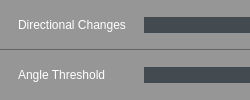
              <widget class="QWidget" name="widget_51" native="true">
               <layout class="QVBoxLayout" name="verticalLayout_23" stretch="0,0">
                <property name="spacing">
                 <number>0</number>
                </property>
                <property name="leftMargin">
                 <number>0</number>
                </property>
                <property name="topMargin">
                 <number>0</number>
                </property>
                <property name="rightMargin">
                 <number>0</number>
                </property>
                <property name="bottomMargin">
                 <number>0</number>
                </property>
                <item>
                 <widget class="QWidget" name="widget_52" native="true">
                  <property name="styleSheet">
                   <string notr="true">.QWidget
{
    background-color: rgb(150, 150, 150);
       border-bottom: 1px solid  rgb(100, 100, 100);

}</string>
                  </property>
                  <layout class="QHBoxLayout" name="horizontalLayout_19">
                   <property name="spacing">
                    <number>6</number>
                   </property>
                   <property name="leftMargin">
                    <number>18</number>
                   </property>
                   <property name="topMargin">
                    <number>2</number>
                   </property>
                   <property name="rightMargin">
                    <number>0</number>
                   </property>
                   <property name="bottomMargin">
                    <number>2</number>
                   </property>
                   <item>
                    <widget class="QLabel" name="label_16">
                     <property name="sizePolicy">
                      <sizepolicy hsizetype="Minimum" vsizetype="Fixed">
                       <horstretch>0</horstretch>
                       <verstretch>0</verstretch>
                      </sizepolicy>
                     </property>
                     <property name="minimumSize">
                      <size>
                       <width>120</width>
                       <height>0</height>
                      </size>
                     </property>
                     <property name="maximumSize">
                      <size>
                       <width>120</width>
                       <height>16777215</height>
                      </size>
                     </property>
                     <property name="styleSheet">
                      <string notr="true">    border-top: 0px solid rgb(0 , 0 , 0);
    font: 8pt &quot;Ebrima&quot;;   
	color:white;   
    border-top: 0px solid rgb(0 , 0 , 0); </string>
                     </property>
                     <property name="text">
                      <string>Directional Changes</string>
                     </property>
                    </widget>
                   </item>
                   <item>
                    <widget class="QLineEdit" name="lineEdit_13">
                     <property name="sizePolicy">
                      <sizepolicy hsizetype="Expanding" vsizetype="Fixed">
                       <horstretch>0</horstretch>
                       <verstretch>0</verstretch>
                      </sizepolicy>
                     </property>
                     <property name="minimumSize">
                      <size>
                       <width>0</width>
                       <height>0</height>
                      </size>
                     </property>
                     <property name="styleSheet">
                      <string notr="true">border :0px solid  rgb(67, 74, 80);
color: rgb(255, 255, 255);
background-color: rgb(67, 74, 80);
font: 8pt &quot;Ebrima&quot;;




</string>
                     </property>
                     <property name="alignment">
                      <set>Qt::AlignCenter</set>
                     </property>
                    </widget>
                   </item>
                  </layout>
                 </widget>
                </item>
                <item>
                 <widget class="QWidget" name="widget_53" native="true">
                  <property name="styleSheet">
                   <string notr="true">QWidget
{
    background-color: rgb(150, 150, 150);
  
}</string>
                  </property>
                  <layout class="QHBoxLayout" name="horizontalLayout_20">
                   <property name="spacing">
                    <number>6</number>
                   </property>
                   <property name="leftMargin">
                    <number>18</number>
                   </property>
                   <property name="topMargin">
                    <number>2</number>
                   </property>
                   <property name="rightMargin">
                    <number>0</number>
                   </property>
                   <property name="bottomMargin">
                    <number>2</number>
                   </property>
                   <item>
                    <widget class="QLabel" name="label_44">
                     <property name="sizePolicy">
                      <sizepolicy hsizetype="Minimum" vsizetype="Fixed">
                       <horstretch>0</horstretch>
                       <verstretch>0</verstretch>
                      </sizepolicy>
                     </property>
                     <property name="minimumSize">
                      <size>
                       <width>120</width>
                       <height>0</height>
                      </size>
                     </property>
                     <property name="maximumSize">
                      <size>
                       <width>120</width>
                       <height>16777215</height>
                      </size>
                     </property>
                     <property name="styleSheet">
                      <string notr="true">    border-top: 0px solid rgb(0 , 0 , 0);
    font: 8pt &quot;Ebrima&quot;;   
	color:white;   
    border-top: 0px solid rgb(0 , 0 , 0); </string>
                     </property>
                     <property name="text">
                      <string>Angle Threshold</string>
                     </property>
                    </widget>
                   </item>
                   <item>
                    <widget class="QLineEdit" name="lineEdit_15">
                     <property name="sizePolicy">
                      <sizepolicy hsizetype="Expanding" vsizetype="Fixed">
                       <horstretch>0</horstretch>
                       <verstretch>0</verstretch>
                      </sizepolicy>
                     </property>
                     <property name="minimumSize">
                      <size>
                       <width>0</width>
                       <height>0</height>
                      </size>
                     </property>
                     <property name="styleSheet">
                      <string notr="true">border :0px solid  rgb(67, 74, 80);
color: rgb(255, 255, 255);
background-color: rgb(67, 74, 80);
font: 8pt &quot;Ebrima&quot;;




</string>
                     </property>
                     <property name="alignment">
                      <set>Qt::AlignCenter</set>
                     </property>
                    </widget>
                   </item>
                  </layout>
                 </widget>
                </item>
               </layout>
              </widget>
